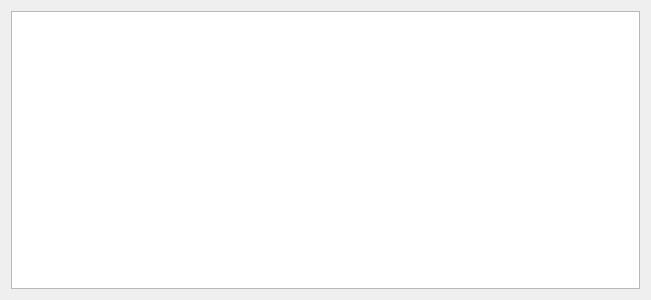
<?xml version="1.0" encoding="UTF-8"?>
<ui version="4.0">
 <class>Dialog</class>
 <widget class="QDialog" name="Dialog">
  <property name="geometry">
   <rect>
    <x>0</x>
    <y>0</y>
    <width>651</width>
    <height>300</height>
   </rect>
  </property>
  <property name="windowTitle">
   <string>Dialog</string>
  </property>
  <property name="styleSheet">
   <string notr="true">QLabel {
    font-family: 'Georgia'; /* Cambiar la fuente a Georgia */
    font-size: 16px; /* Cambiar el tamaño de la fuente */
    color: #000000; /* Color del texto (blanco) */
}

QLineEdit {
    font-family: 'Georgia'; /* Cambiar la fuente a Georgia */
    font-size: 14px; /* Cambiar el tamaño de la fuente */
    color: #000000; /* Color del texto (blanco) */
    background-color: #f0f0f0; /* Color de fondo del QLineEdit */
    border: 1px solid #000000; /* Borde blanco */
}

QComboBox {
    font-family: 'Georgia'; /* Cambiar la fuente a Georgia */
    font-size: 14px; /* Cambiar el tamaño de la fuente */
    color: #000000; /* Color del texto (blanco) */
    background-color: #cfd4da; /* Fondo oscuro del ComboBox */
}

QRadioButton {
    font-family: 'Georgia'; /* Cambiar la fuente a Georgia */
    font-size: 14px; /* Cambiar el tamaño de la fuente */
    color: #000000; /* Color del texto (blanco) */
}

QCheckBox {
    font-family: 'Georgia'; /* Cambiar la fuente a Georgia */
    font-size: 14px; /* Cambiar el tamaño de la fuente */
    color: #000000; /* Color del texto (blanco) */
}

/* Cambiar la fuente y estilo de los QPushButton */
QPushButton {
    font-family: 'Georgia'; /* Cambiar la fuente */
    font-size: 14px; /* Cambiar el tamaño de la fuente */
    color: #000000; /* Color del texto negro */
    background-color: #cfd4da; /* Fondo gris claro */
    border: 1px solid #a1a6ad; /* Borde gris medio */
    border-radius: 5px; /* Bordes redondeados */
    padding: 5px; /* Espaciado interno */
}

/* Estilo cuando el ratón pasa sobre el botón */
QPushButton:hover {
    color: #000000; /* Mantener el texto negro */
    background-color: #b7bcc3; /* Fondo gris un poco más oscuro al pasar el mouse */
}

/* Estilo cuando el botón está presionado */
QPushButton:pressed {
    background-color: #a6acb3; /* Fondo ligeramente más oscuro al presionar */
    color: #000000; /* Mantener el texto negro cuando se presiona */
}



/* Estilo general para QTableWidget y QTableView */
QTableWidget, QTableView {
    font-family: 'Georgia'; /* Cambiar la fuente a Georgia */
    font-size: 14px; /* Tamaño de la fuente */
    color: #000000; /* Color del texto negro */
    background-color: #e6e9ed; /* Fondo gris claro para la tabla */
    gridline-color: #a1a6ad; /* Color de las líneas de la tabla (gris medio) */
    selection-background-color: #b7bcc3; /* Color de fondo cuando se selecciona una celda (gris suave) */
    selection-color: #000000; /* Color del texto cuando la celda está seleccionada (negro) */
}

/* Estilo para el encabezado horizontal de la tabla */
QHeaderView::section {
    font-family: 'Georgia'; /* Cambiar la fuente a Georgia */
    font-size: 14px; /* Tamaño de la fuente */
    color: #000000; /* Color del texto negro */
    background-color: #cfd4da; /* Fondo gris claro del encabezado */
    border: 1px solid #a1a6ad; /* Borde gris medio entre las secciones */
    padding: 4px; /* Espaciado interno en el encabezado */
}

/* Estilo para las celdas de la tabla al pasar el mouse */
QTableWidget::item:hover, QTableView::item:hover {
    background-color: #b7bcc3; /* Fondo gris suave al pasar el mouse */
    color: #000000; /* Mantener el texto negro */
}

/* Estilo para las celdas cuando están seleccionadas */
QTableWidget::item:selected, QTableView::item:selected {
    background-color: #a6acb3; /* Fondo gris intermedio cuando está seleccionado */
    color: #000000; /* Texto negro cuando está seleccionado */
}

/* Ajustar el tamaño de las celdas */
QTableWidget::item, QTableView::item {
    padding: 4px; /* Espaciado interno de las celdas */
}

/* Estilo para el borde inferior de la tabla */
QTableCornerButton::section {
    background-color: #cfd4da; /* Fondo del botón de esquina */
    border: 1px solid #a1a6ad; /* Borde gris medio del botón de esquina */
}</string>
  </property>
  <layout class="QGridLayout" name="gridLayout">
   <item row="0" column="0">
    <widget class="QTextEdit" name="textEdit"/>
   </item>
  </layout>
 </widget>
 <resources/>
 <connections/>
</ui>
